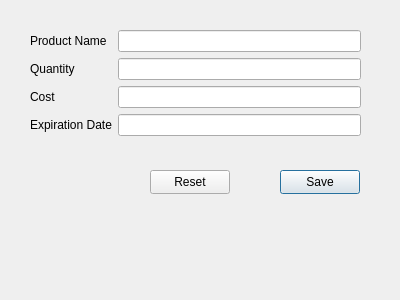
<?xml version="1.0" encoding="UTF-8"?>
<ui version="4.0">
 <class>AddProduct</class>
 <widget class="QDialog" name="AddProduct">
  <property name="windowModality">
   <enum>Qt::WindowModal</enum>
  </property>
  <property name="geometry">
   <rect>
    <x>0</x>
    <y>0</y>
    <width>400</width>
    <height>300</height>
   </rect>
  </property>
  <property name="maximumSize">
   <size>
    <width>400</width>
    <height>300</height>
   </size>
  </property>
  <property name="windowTitle">
   <string>Add Product</string>
  </property>
  <widget class="QWidget" name="formLayoutWidget">
   <property name="geometry">
    <rect>
     <x>30</x>
     <y>30</y>
     <width>331</width>
     <height>121</height>
    </rect>
   </property>
   <layout class="QFormLayout" name="formLayout">
    <item row="0" column="0">
     <widget class="QLabel" name="label">
      <property name="text">
       <string>Product Name</string>
      </property>
     </widget>
    </item>
    <item row="0" column="1">
     <widget class="QLineEdit" name="txtProductName"/>
    </item>
    <item row="1" column="0">
     <widget class="QLabel" name="label_2">
      <property name="text">
       <string>Quantity</string>
      </property>
     </widget>
    </item>
    <item row="2" column="0">
     <widget class="QLabel" name="label_3">
      <property name="text">
       <string>Cost</string>
      </property>
     </widget>
    </item>
    <item row="1" column="1">
     <widget class="QLineEdit" name="txtQuantity"/>
    </item>
    <item row="2" column="1">
     <widget class="QLineEdit" name="txtCost"/>
    </item>
    <item row="3" column="0">
     <widget class="QLabel" name="label_4">
      <property name="text">
       <string>Expiration Date</string>
      </property>
     </widget>
    </item>
    <item row="3" column="1">
     <widget class="QLineEdit" name="txtExpirationDate"/>
    </item>
   </layout>
  </widget>
  <widget class="QPushButton" name="btnSave">
   <property name="geometry">
    <rect>
     <x>280</x>
     <y>170</y>
     <width>80</width>
     <height>24</height>
    </rect>
   </property>
   <property name="text">
    <string>Save</string>
   </property>
  </widget>
  <widget class="QPushButton" name="btnReset">
   <property name="geometry">
    <rect>
     <x>150</x>
     <y>170</y>
     <width>80</width>
     <height>24</height>
    </rect>
   </property>
   <property name="text">
    <string>Reset</string>
   </property>
  </widget>
 </widget>
 <resources/>
 <connections/>
</ui>
